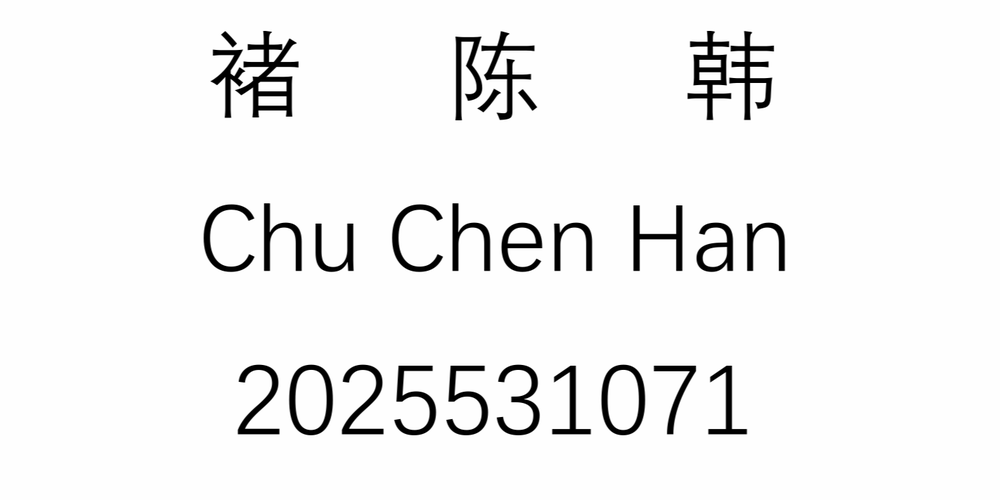
#> input picture Project/SIST_SI100B_RoboWriter-main/scripts/final_project/input/final.png, 1000 x 500 px, shrunk from 1422 x 711 before the run; its folder holds only this picture in this run
$ python image_to_strokes.py
#> lines starting #> are read from the running program, lines starting #| are printed output that depends on the picture; after the words box and inside, x2 and y2 are one past the last pixel; in counts of white or black regions, pixels touching at a corner belong together
"""SI100 RoboWriter: image -> strokes

功能（按你的4点需求对齐）：
1) 从 input/ 读取图像并二值化（黑白两色）。
2) 基于骨架图找“起笔/收笔”端点（端点=8邻域中仅1个骨架邻居的像素）。
3) 根据 README 写字区域建立空白二维地图坐标系，并提供像素->平面坐标映射。
4) 输出三维嵌套表格：
   strokes: List[stroke]
   stroke: List[point]，长度 2~3（起点/可选中间点/终点）
   point: (x, y) 落在写字区域内

输出：output/<image_stem>_strokes.json

依赖：仅使用标准库 + Pillow + numpy
- Pillow / numpy 若未安装：pip install pillow numpy
"""

from __future__ import annotations

import math
from dataclasses import dataclass
from pathlib import Path
from typing import Iterable, List, Optional, Sequence, Tuple

import numpy as np
from PIL import Image


# ====== README 书写区域（固定） ======
# 平面 z=0.1 上的正方形，顶点：
# (0.5, 0.1), (0.5, 0.6), (-0.5, 0.6), (-0.5, 0.1)
WRITE_X_MIN = -0.5
WRITE_X_MAX = 0.5
WRITE_Y_MIN = 0.1
WRITE_Y_MAX = 0.6


@dataclass(frozen=True)
class WriteMap:
    """空白二维地图（只定义边界与分辨率/映射）。"""

    width: int
    height: int

    def pixel_to_xy(self, col: float, row: float) -> Tuple[float, float]:
        """像素坐标 -> (x,y)。

        col: [0, width-1] 从左到右
        row: [0, height-1] 从上到下
        """
        # x: left -> right maps to [-0.5, 0.5]
        x = WRITE_X_MIN + (col / max(1.0, (self.width - 1))) * (WRITE_X_MAX - WRITE_X_MIN)
        # y: top -> bottom maps to [0.6, 0.1] (向下是 y 变小)
        y = WRITE_Y_MAX - (row / max(1.0, (self.height - 1))) * (WRITE_Y_MAX - WRITE_Y_MIN)
        return float(x), float(y)


def load_image(path: Path) -> np.ndarray:
    """读取图像为灰度数组 uint8, shape=(H,W)。"""
    img = Image.open(path).convert("L")
    return np.array(img, dtype=np.uint8)


def binarize_bw(gray: np.ndarray, threshold: int = 128, invert: bool = False) -> np.ndarray:
    """二值化：True=黑色笔画(前景)，False=背景。"""
    if invert:
        fg = gray >= threshold
    else:
        fg = gray < threshold
    return fg.astype(bool)


# ====== 骨架化（Zhang-Suen thinning，纯 numpy 实现） ======

def _neighbors8(p: np.ndarray) -> List[np.ndarray]:
    """返回8邻域（按 Zhang-Suen 的 P2..P9 顺序）"""
    # p is binary image; neighbors computed via shifts
    P2 = np.roll(p, -1, axis=0)
    P3 = np.roll(np.roll(p, -1, axis=0), 1, axis=1)
    P4 = np.roll(p, 1, axis=1)
    P5 = np.roll(np.roll(p, 1, axis=0), 1, axis=1)
    P6 = np.roll(p, 1, axis=0)
    P7 = np.roll(np.roll(p, 1, axis=0), -1, axis=1)
    P8 = np.roll(p, -1, axis=1)
    P9 = np.roll(np.roll(p, -1, axis=0), -1, axis=1)
    return [P2, P3, P4, P5, P6, P7, P8, P9]


def zhang_suen_thinning(fg: np.ndarray, max_iters: int = 100) -> np.ndarray:
    """把前景二值图细化成1像素宽骨架。"""
    p = fg.copy().astype(bool)
    if p.ndim != 2:
        raise ValueError("fg must be 2D")

    # 为避免 roll 的边界连通问题，把边界清零
    p[[0, -1], :] = False
    p[:, [0, -1]] = False

    changed = True
    it = 0
    while changed and it < max_iters:
        changed = False
        it += 1

        for step in (0, 1):
            P2, P3, P4, P5, P6, P7, P8, P9 = _neighbors8(p)
            N = (P2 + P3 + P4 + P5 + P6 + P7 + P8 + P9)
            # 计算 0->1 的过渡次数 A
            A = ((~P2 & P3).astype(np.uint8)
                 + (~P3 & P4).astype(np.uint8)
                 + (~P4 & P5).astype(np.uint8)
                 + (~P5 & P6).astype(np.uint8)
                 + (~P6 & P7).astype(np.uint8)
                 + (~P7 & P8).astype(np.uint8)
                 + (~P8 & P9).astype(np.uint8)
                 + (~P9 & P2).astype(np.uint8))

            if step == 0:
                m1 = P2 & P4 & P6
                m2 = P4 & P6 & P8
            else:
                m1 = P2 & P4 & P8
                m2 = P2 & P6 & P8

            cond = (
                p
                & (N >= 2) & (N <= 6)
                & (A == 1)
                & (~m1)
                & (~m2)
            )

            if np.any(cond):
                p[cond] = False
                changed = True

    return p


def skeleton_endpoints(skel: np.ndarray) -> List[Tuple[int, int]]:
    """端点：骨架像素，8邻域骨架邻居数=1。返回 (row,col)。"""
    p = skel.astype(bool)
    P2, P3, P4, P5, P6, P7, P8, P9 = _neighbors8(p)
    N = (P2 + P3 + P4 + P5 + P6 + P7 + P8 + P9)
    ends = np.argwhere(p & (N == 1))
    return [(int(r), int(c)) for r, c in ends]


def _neighbors_coords(r: int, c: int) -> List[Tuple[int, int]]:
    return [
        (r - 1, c),
        (r - 1, c + 1),
        (r, c + 1),
        (r + 1, c + 1),
        (r + 1, c),
        (r + 1, c - 1),
        (r, c - 1),
        (r - 1, c - 1),
    ]


def trace_strokes_simple(skel: np.ndarray) -> List[List[Tuple[int, int]]]:
    """把骨架拆成若干条路径（像素坐标序列）。

    简化策略：
    - 以端点为起点，沿骨架走到下一个端点/断点
    - 对于闭环（无端点）暂不处理（会丢失），后续可扩展
    """
    H, W = skel.shape
    sk = skel.astype(bool)

    endpoints = set(skeleton_endpoints(sk))
    visited = set()
    strokes: List[List[Tuple[int, int]]] = []

    def in_bounds(rr: int, cc: int) -> bool:
        return 0 <= rr < H and 0 <= cc < W

    for ep in list(endpoints):
        if ep in visited:
            continue

        path = [ep]
        visited.add(ep)
        prev = None
        cur = ep

        while True:
            nbrs = []
            for rr, cc in _neighbors_coords(cur[0], cur[1]):
                if not in_bounds(rr, cc):
                    continue
                if not sk[rr, cc]:
                    continue
                if prev is not None and (rr, cc) == prev:
                    continue
                nbrs.append((rr, cc))

            if len(nbrs) == 0:
                break

            # 若分叉：这里选择“任意一个未访问邻居”，保证能跑通；后续可升级为图分解
            nxt = None
            for cand in nbrs:
                if cand not in visited:
                    nxt = cand
                    break
            if nxt is None:
                nxt = nbrs[0]

            prev = cur
            cur = nxt
            path.append(cur)
            visited.add(cur)

            if cur in endpoints and cur != ep:
                break

            if len(path) > H * W:
                break

        if len(path) >= 2:
            strokes.append(path)

    return strokes


def _rdp(points: Sequence[Tuple[float, float]], epsilon: float) -> List[Tuple[float, float]]:
    """Ramer–Douglas–Peucker，返回折线关键点。"""
    if len(points) <= 2:
        return list(points)

    (x1, y1) = points[0]
    (x2, y2) = points[-1]

    def dist_point_to_line(px: float, py: float) -> float:
        if x1 == x2 and y1 == y2:
            return math.hypot(px - x1, py - y1)
        num = abs((y2 - y1) * px - (x2 - x1) * py + x2 * y1 - y2 * x1)
        den = math.hypot(y2 - y1, x2 - x1)
        return num / den

    dmax = -1.0
    idx = -1
    for i in range(1, len(points) - 1):
        d = dist_point_to_line(points[i][0], points[i][1])
        if d > dmax:
            dmax = d
            idx = i

    if dmax > epsilon:
        left = _rdp(points[: idx + 1], epsilon)
        right = _rdp(points[idx:], epsilon)
        return left[:-1] + right
    return [points[0], points[-1]]


def strokes_to_3d_table(
    pixel_strokes: List[List[Tuple[int, int]]],
    write_map: WriteMap,
    rdp_epsilon: float = 0.01,
) -> List[List[Tuple[float, float]]]:
    """像素路径 -> 三维嵌套表格（每笔 2~3 个点的 (x,y) 元组）。"""
    out: List[List[Tuple[float, float]]] = []

    for path in pixel_strokes:
        xy = [write_map.pixel_to_xy(c, r) for (r, c) in path]
        key = _rdp(xy, epsilon=rdp_epsilon)

        # 压缩到 2~3 个点：起点 + (可选中点) + 终点
        if len(key) <= 2:
            stroke = [key[0], key[-1]]
        else:
            mid = key[len(key) // 2]
            stroke = [key[0], mid, key[-1]]

        # 边界裁剪（保证在写字区域内）
        clipped = []
        for x, y in stroke:
            x = min(max(x, WRITE_X_MIN), WRITE_X_MAX)
            y = min(max(y, WRITE_Y_MIN), WRITE_Y_MAX)
            clipped.append((float(x), float(y)))

        out.append(clipped)

    return out


def process_one_image(image_path: Path, output_dir: Path, threshold: int = 128, invert: bool = False) -> Path:
    gray = load_image(image_path)
    fg = binarize_bw(gray, threshold=threshold, invert=invert)
    skel = zhang_suen_thinning(fg)

    write_map = WriteMap(width=gray.shape[1], height=gray.shape[0])

    pixel_strokes = trace_strokes_simple(skel)
    strokes = strokes_to_3d_table(pixel_strokes, write_map)

    output_dir.mkdir(parents=True, exist_ok=True)
    out_path = output_dir / f"{image_path.stem}_strokes.txt"

    # 纯文本输出：只写“三维嵌套表格”本体（Python 字面量风格，便于后续读取/复制）
    # strokes: List[List[Tuple[float,float]]]
    def fmt_point(pt: Tuple[float, float]) -> str:
        return f"({pt[0]:.6f}, {pt[1]:.6f})"

    lines: List[str] = []
    lines.append("[")
    for stroke in strokes:
        pts = ", ".join(fmt_point(p) for p in stroke)
        lines.append(f"  [{pts}],")
    lines.append("]")
    out_path.write_text("\n".join(lines), encoding="utf-8")
    return out_path


def find_first_image(input_dir: Path) -> Optional[Path]:
    exts = [".png", ".jpg", ".jpeg", ".bmp"]
    for p in sorted(input_dir.iterdir()):
        if p.suffix.lower() in exts and p.is_file():
            return p
    return None


def main() -> None:
    root = Path(__file__).resolve().parent
    input_dir = root / "input"
    output_dir = root / "output"

    img = find_first_image(input_dir)
    if img is None:
        raise SystemExit(f"input/ 里没找到图片（支持 png/jpg/jpeg/bmp）：{input_dir}")

    out = process_one_image(img, output_dir=output_dir, threshold=128, invert=False)
#> in binarize_bw, `fg = gray < threshold`:
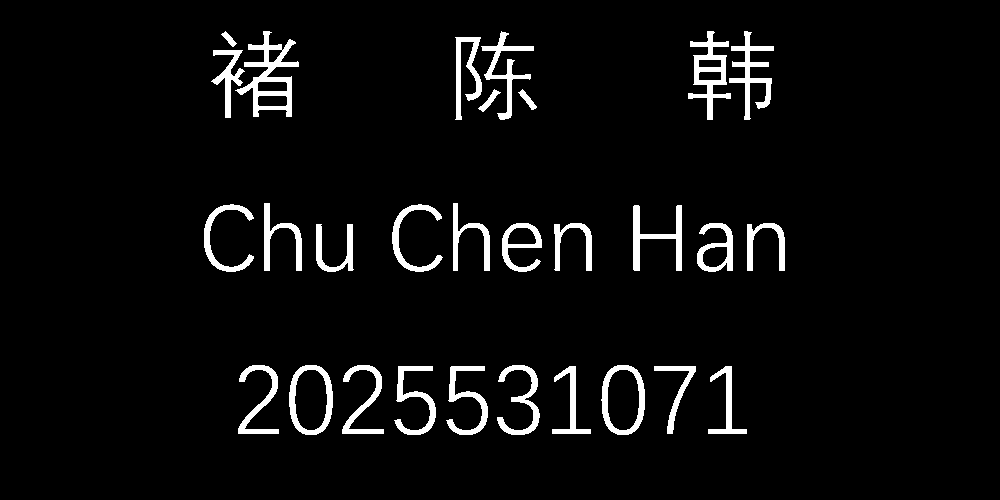
#> fg: shape (500, 1000) bool; 4.7% white; 29 white regions, largest, box (x1, y1, x2, y2) and area: (235, 31, 299, 117) 1744, (688, 31, 731, 120) 1325, (729, 31, 774, 120) 1172
#> the loop in zhang_suen_thinning, `while changed and it < max_iters:` made 1 pass
#> pass 1, in _neighbors8, `P2 = np.roll(p, -1, axis=0)`:
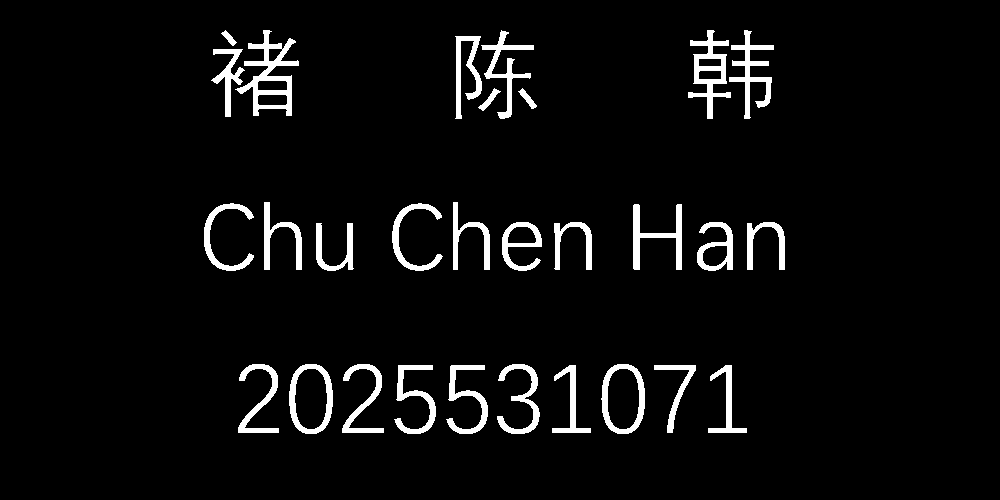
#> P2: shape (500, 1000) bool; 4.7% white; 29 white regions, largest, box (x1, y1, x2, y2) and area: (235, 30, 299, 116) 1744, (688, 30, 731, 119) 1325, (729, 30, 774, 119) 1172
#> pass 1, in _neighbors8, `P4 = np.roll(p, 1, axis=1)`:
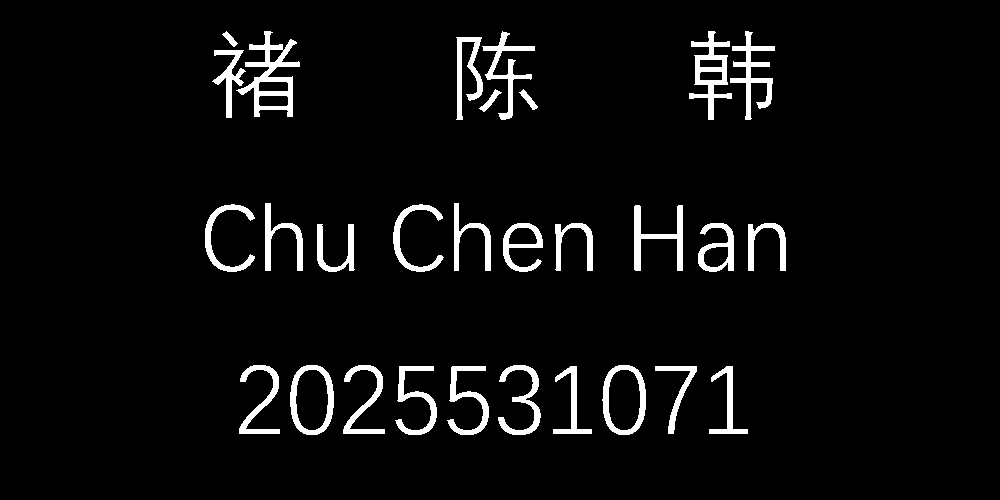
#> P4: shape (500, 1000) bool; 4.7% white; 29 white regions, largest, box (x1, y1, x2, y2) and area: (236, 31, 300, 117) 1744, (689, 31, 732, 120) 1325, (730, 31, 775, 120) 1172
#> pass 1, in _neighbors8, `P5 = np.roll(np.roll(p, 1, axis=0), 1, axis=1)`:
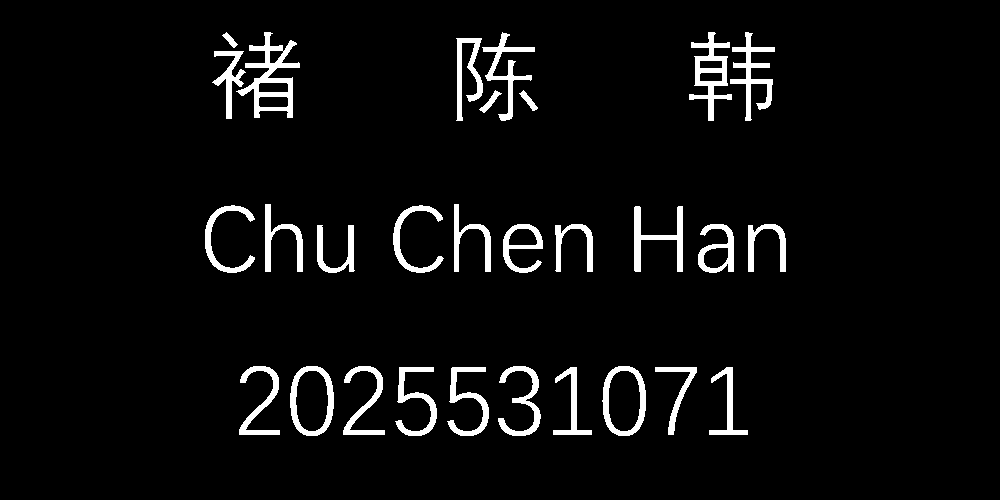
#> P5: shape (500, 1000) bool; 4.7% white; 29 white regions, largest, box (x1, y1, x2, y2) and area: (236, 32, 300, 118) 1744, (689, 32, 732, 121) 1325, (730, 32, 775, 121) 1172
#> after the loop in zhang_suen_thinning, `while changed and it < max_iters:`: it = 1
#> in _neighbors8 (call 3), `P6 = np.roll(p, 1, axis=0)`: P6: shape (500, 1000) bool; 4.7% white; 29 white regions, largest, box (x1, y1, x2, y2) and area: (235, 32, 299, 118) 1744, (688, 32, 731, 121) 1325, (729, 32, 774, 121) 1172
#> in _neighbors8 (call 3), `P7 = np.roll(np.roll(p, 1, axis=0), -1, axis=1)`: P7: shape (500, 1000) bool; 4.7% white; 29 white regions, largest, box (x1, y1, x2, y2) and area: (234, 32, 298, 118) 1744, (687, 32, 730, 121) 1325, (728, 32, 773, 121) 1172
#> in _neighbors8 (call 3), `P8 = np.roll(p, -1, axis=1)`:
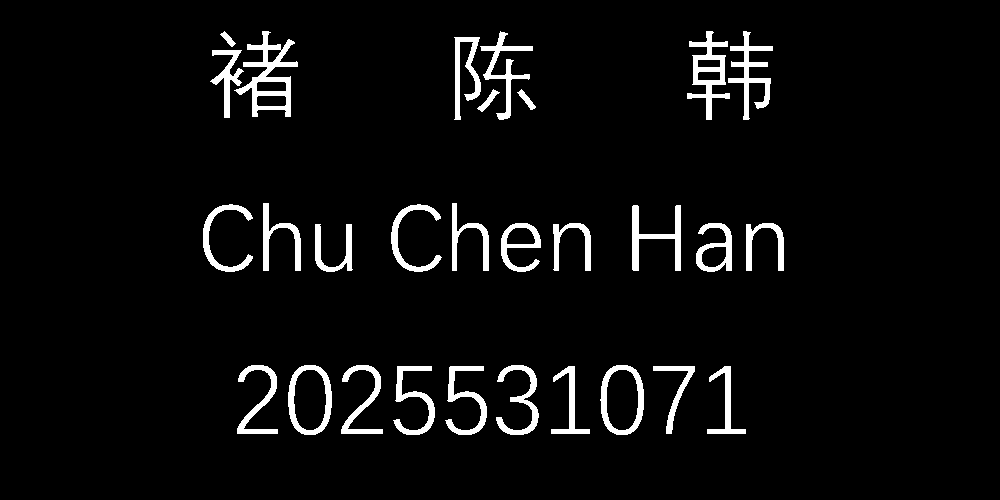
#> P8: shape (500, 1000) bool; 4.7% white; 29 white regions, largest, box (x1, y1, x2, y2) and area: (234, 31, 298, 117) 1744, (687, 31, 730, 120) 1325, (728, 31, 773, 120) 1172
#> in _neighbors8 (call 3), `P9 = np.roll(np.roll(p, -1, axis=0), -1, axis=1)`:
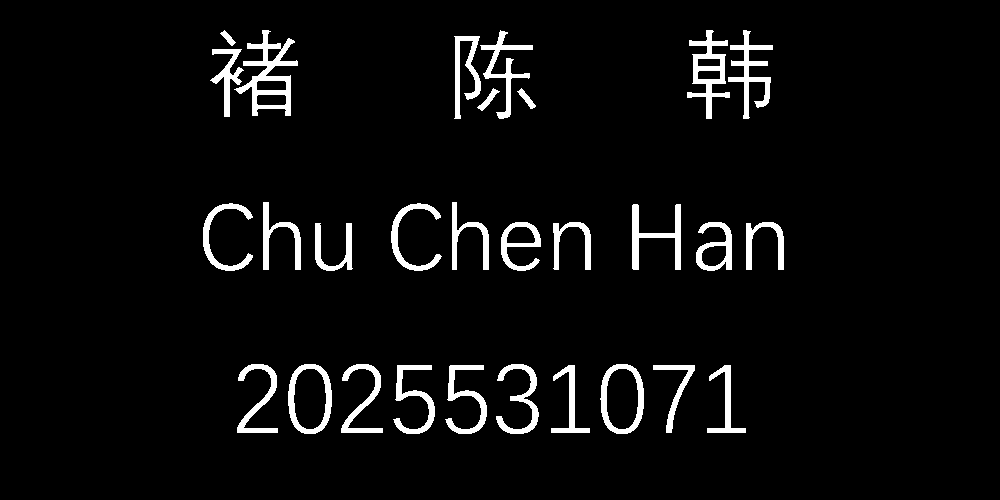
#> P9: shape (500, 1000) bool; 4.7% white; 29 white regions, largest, box (x1, y1, x2, y2) and area: (234, 30, 298, 116) 1744, (687, 30, 730, 119) 1325, (728, 30, 773, 119) 1172
#> in skeleton_endpoints, `N = (P2 + P3 + P4 + P5 + P6 + P7 + P8 + P9)`:
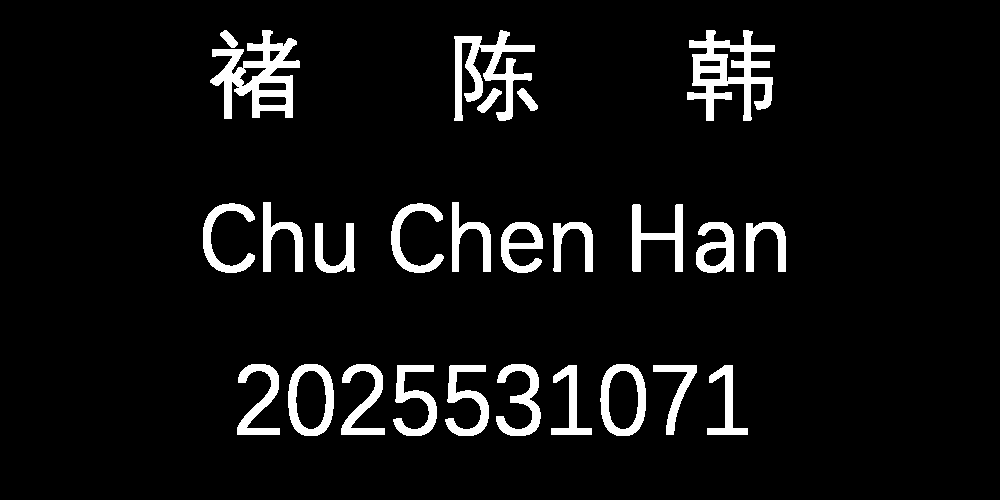
#> N: shape (500, 1000) bool; 6.7% white; 26 white regions, largest, box (x1, y1, x2, y2) and area: (210, 30, 300, 119) 3520, (687, 30, 775, 121) 3515, (454, 30, 535, 121) 2785
#> in skeleton_endpoints, `ends = np.argwhere(p & (N == 1))`: ends = 23353 pairs, first value 31 to 434, second value 204 to 784
#> in trace_strokes_simple, `endpoints = set(skeleton_endpoints(sk))`: endpoints = 23353 items
#> the loop in trace_strokes_simple, `for ep in list(endpoints):` made 23353 passes
#> after the loop in trace_strokes_simple, `for ep in list(endpoints):`: strokes = 12421 items; visited = 23353 items
#> in process_one_image, `pixel_strokes = trace_strokes_simple(skel)`: pixel_strokes = 12421 items
#> the loop in strokes_to_3d_table, `for path in pixel_strokes:` made 12421 passes
#> (path, stroke) on passes 1 to 8: ([(244, 509), (244, 510)], [(0.00951, 0.356), (0.0105, 0.356)]), ([(266, 268), (265, 268)], [(-0.232, 0.333), (-0.232, 0.334)]), ([(260, 453), (259, 453)], [(-0.0465, 0.339), (-0.0465, 0.34)]), ([(246, 555), (245, 555)], [(0.0556, 0.354), (0.0556, 0.355)]), ([(394, 453), (393, 453)], [(-0.0465, 0.205), (-0.0465, 0.206)]), ([(36, 745), (35, 745)], [(0.246, 0.564), (0.246, 0.565)]), ([(77, 746), (76, 746)], [(0.247, 0.523), (0.247, 0.524)]), ([(380, 555), (379, 555)], [(0.0556, 0.219), (0.0556, 0.22)])
#> stroke on passes 61 to 66: [(0.218, 0.222), (0.218, 0.223)], [(-0.0235, 0.2), (-0.0235, 0.201)], [(-0.0756, 0.167), (-0.0756, 0.168)], [(-0.0245, 0.504), (-0.0245, 0.505)], [(-0.0966, 0.202), (-0.0966, 0.203)], [(-0.0295, 0.165), (-0.0295, 0.166)]
#> the loop in process_one_image, `for stroke in strokes:` made 12421 passes
#> stroke on passes 1 to 3: [(0.00951, 0.356), (0.0105, 0.356)], [(-0.232, 0.333), (-0.232, 0.334)], [(-0.0465, 0.339), (-0.0465, 0.34)]
#> after the loop in process_one_image, `for stroke in strokes:`: lines = 12422 items
    print(f"OK: {img.name} -> {out}")


if __name__ == "__main__":
    main()
